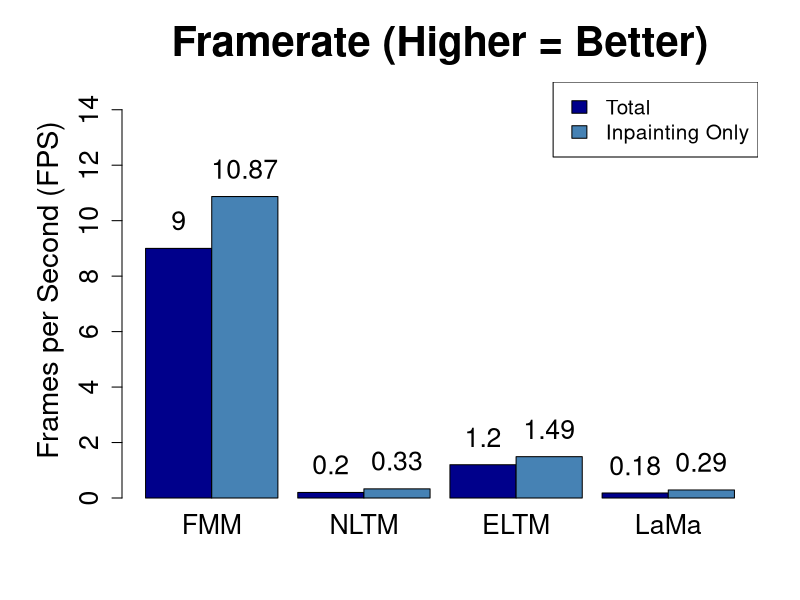

This chart was generated by the following R code:
png(filename = "LaMaPerformance.png", 
    width = 2000, 
    height = 1400,
    res = 225)

x <- c("FMM", "NLTM", "ELTM", "LaMa")

total <- c(9, 0.2, 1.2, 0.18)
inpaintOnly <- c(10.87, 0.33, 1.49, 0.29)

y <- rbind(total, inpaintOnly)

par(mar = c(5, 6, 4, 2) + 0.1)

bp <- barplot(y, 
              beside = TRUE, 
              names.arg = x, 
              col = c("darkblue", "steelblue"), 
              ylab = "Frames per Second (FPS)", 
              main = "Framerate (Higher = Better)", 
              ylim = c(0, 15),
              cex.axis = 1.6,
              cex.names = 1.6,
              cex.lab = 1.75,
              cex.main = 2.5,
              space = c(0, 0.3),
              legend.text = FALSE)

text(x = bp,          
     y = y + 1,      
     labels = y, 
     cex = 1.6)

legend("topright", 
       legend = c("Total", "Inpainting Only"), 
       fill = c("darkblue", "steelblue"),
       cex = 1.25,      
       pt.cex = 1.25,     
       bty = "o")

dev.off()
